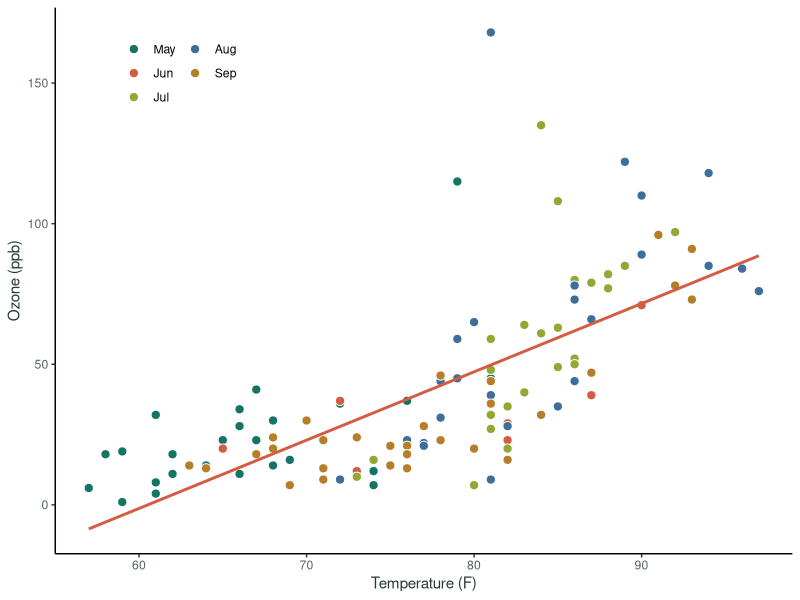

Write the R code that produced this figure.
## ---- chunk 1
#| label: fig-ozone-temperature
#| fig-cap: "Observed ozone measurements tend to be higher on warmer days in this sample. The fitted line is descriptive, not causal."
#| fig-alt: "Scatterplot of ozone concentration against temperature, with points colored by month and a positive descriptive linear trend."
#| fig-width: 7
#| fig-height: 4.5

air_quality <- datasets::airquality
observed <- air_quality[complete.cases(air_quality[, c("Ozone", "Temp")]), ]
month_colors <- c("#147565", "#d45c43", "#91a833", "#3e6e9a", "#b67e28")
observed$Month <- factor(observed$Month, levels = 5:9, labels = month.abb[5:9])

ggplot2::ggplot(observed, ggplot2::aes(x = Temp, y = Ozone, fill = Month)) +
  ggplot2::geom_point(shape = 21, color = "white", size = 2.8) +
  ggplot2::geom_smooth(
    ggplot2::aes(x = Temp, y = Ozone, group = 1), inherit.aes = FALSE,
    method = "lm", formula = y ~ x,
    se = FALSE, color = "#d45c43", linewidth = 1
  ) +
  ggplot2::scale_fill_manual(
    values = stats::setNames(month_colors, month.abb[5:9]),
    name = NULL
  ) +
  ggplot2::labs(x = "Temperature (F)", y = "Ozone (ppb)") +
  ggplot2::theme_classic() +
  ggplot2::theme(
    axis.text = ggplot2::element_text(color = "#53645f"),
    axis.title = ggplot2::element_text(color = "#293a35"),
    legend.position = c(0.08, 0.96),
    legend.justification = c(0, 1),
    legend.background = ggplot2::element_blank()
  ) +
  ggplot2::guides(fill = ggplot2::guide_legend(ncol = 2))
